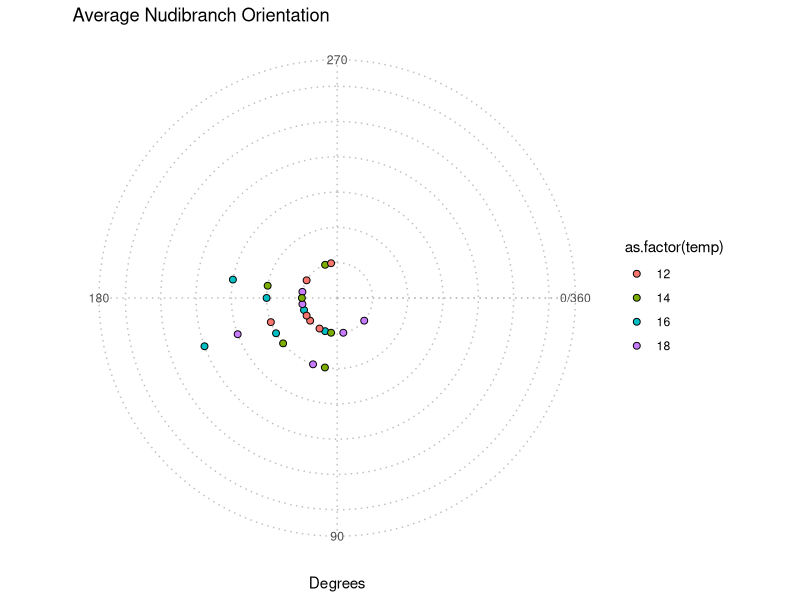

Reproduce this figure in R.
## ---- chunk 1
knitr::opts_chunk$set(echo = TRUE)

# load in necessary packages and data
library(circular)
library(ggplot2)
library(dplyr)
## ---- chunk 2
predraw <- read.csv("./raw_data/Meyknecht_Over_Parker_MRNE475_2024_rawpred.csv")
#Attempted to plot the movement angles of the nudis as circular data showing points
#This was the attempt using the ggplot() package as but it did not  allow for similar
#points to be stacked properly, however could change colour with treatment group

#not useable in the context of the paper

# Calculate the average angle for each nudibranch (nudi_num) grouped by temperature
nudibranch_summary <- predraw %>%
  group_by(nudi_num, temp) %>%
  summarise(mean_fixdeg = mean(fixdeg, na.rm = TRUE), .groups = "drop")

# Convert angles into circular bins for stacking
bin_size <- 10  # Use a small bin size for tight stacking
nudibranch_summary <- nudibranch_summary %>%
  mutate(
    binned_fixdeg = round(mean_fixdeg / bin_size) * bin_size,  # Bin the angles
    stack_order = ave(mean_fixdeg, binned_fixdeg, FUN = seq_along)  # Stack points in each bin
  )

# Create the circular plot
ggplot(nudibranch_summary, aes(x = binned_fixdeg, y = stack_order, fill = as.factor(temp))) +
  geom_point(
    size = 2,                   # Adjust point size for visibility
    shape = 21                  # Use a filled circle with a border
  ) +
  coord_polar(start = pi/2) +  # Start at 90° (bottom), counter-clockwise rotation
  scale_x_continuous(
    breaks = seq(0, 360, 90),   # Define degree breaks (0, 90, 180, 270)
    limits = c(0, 360)         # Circular limits
  ) +
  scale_y_continuous(limits = c(0, 6)) +  # Ensure space for stacking points
  labs(
    title = "Average Nudibranch Orientation",
    x = "Degrees",
    y = NULL
  ) +
  theme_minimal() +
  theme(
    axis.text.y = element_blank(),             # Remove radial axis text
    axis.ticks.y = element_blank(),            # Remove radial axis ticks
    panel.grid.minor = element_blank(),        # Remove minor grid lines
    panel.grid.major = element_line(color = "gray", linetype = "dotted")
  )
